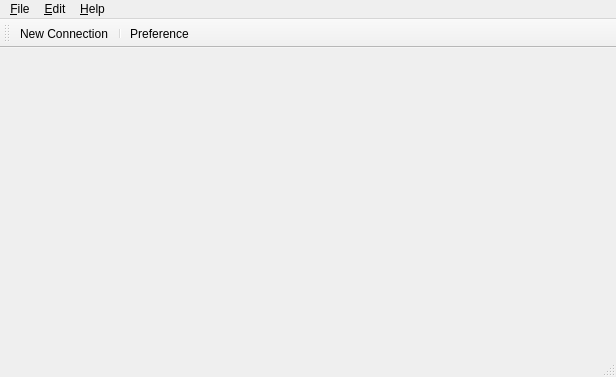
<?xml version="1.0" encoding="UTF-8"?>
<ui version="4.0">
 <class>MainWindow</class>
 <widget class="QMainWindow" name="MainWindow">
  <property name="geometry">
   <rect>
    <x>0</x>
    <y>0</y>
    <width>616</width>
    <height>377</height>
   </rect>
  </property>
  <property name="windowTitle">
   <string>Socket Tool</string>
  </property>
  <widget class="QWidget" name="centralWidget"/>
  <widget class="QMenuBar" name="menuBar">
   <property name="geometry">
    <rect>
     <x>0</x>
     <y>0</y>
     <width>616</width>
     <height>23</height>
    </rect>
   </property>
   <widget class="QMenu" name="menu_File">
    <property name="title">
     <string>&amp;File</string>
    </property>
    <addaction name="actionNewConnect"/>
    <addaction name="separator"/>
    <addaction name="actionQuit"/>
   </widget>
   <widget class="QMenu" name="menu_Connection">
    <property name="title">
     <string>&amp;Edit</string>
    </property>
    <addaction name="actionPreference"/>
   </widget>
   <widget class="QMenu" name="menu_About">
    <property name="title">
     <string>&amp;Help</string>
    </property>
    <addaction name="actionAbout"/>
   </widget>
   <addaction name="menu_File"/>
   <addaction name="menu_Connection"/>
   <addaction name="menu_About"/>
  </widget>
  <widget class="QToolBar" name="mainToolbar">
   <property name="windowTitle">
    <string>Main Toolbar</string>
   </property>
   <property name="movable">
    <bool>true</bool>
   </property>
   <attribute name="toolBarArea">
    <enum>TopToolBarArea</enum>
   </attribute>
   <attribute name="toolBarBreak">
    <bool>false</bool>
   </attribute>
   <addaction name="actionNewConnect"/>
   <addaction name="separator"/>
   <addaction name="actionPreference"/>
  </widget>
  <widget class="QStatusBar" name="statusBar"/>
  <action name="actionNewConnect">
   <property name="icon">
    <iconset>
     <normalon>:/resources/icons/new_connect.png</normalon>
    </iconset>
   </property>
   <property name="text">
    <string>New Connection...</string>
   </property>
   <property name="toolTip">
    <string>Create New Connection</string>
   </property>
   <property name="shortcut">
    <string>Ctrl+N</string>
   </property>
  </action>
  <action name="actionQuit">
   <property name="icon">
    <iconset theme="application-exit">
     <normaloff/>
    </iconset>
   </property>
   <property name="text">
    <string>&amp;Quit</string>
   </property>
  </action>
  <action name="action_Echo_Server">
   <property name="text">
    <string>&amp;Echo Server</string>
   </property>
  </action>
  <action name="actionFTP_Server">
   <property name="text">
    <string>FTP Server</string>
   </property>
  </action>
  <action name="actionAbout">
   <property name="text">
    <string>&amp;About</string>
   </property>
   <property name="shortcut">
    <string>F1</string>
   </property>
  </action>
  <action name="actionPreference">
   <property name="icon">
    <iconset>
     <normalon>:/resources/icons/setting.png</normalon>
    </iconset>
   </property>
   <property name="text">
    <string>Preference</string>
   </property>
  </action>
  <action name="actionImport">
   <property name="text">
    <string>Import...</string>
   </property>
  </action>
  <action name="actionExport">
   <property name="text">
    <string>Export...</string>
   </property>
  </action>
 </widget>
 <layoutdefault spacing="6" margin="11"/>
 <resources/>
 <connections>
  <connection>
   <sender>actionQuit</sender>
   <signal>triggered()</signal>
   <receiver>MainWindow</receiver>
   <slot>close()</slot>
   <hints>
    <hint type="sourcelabel">
     <x>-1</x>
     <y>-1</y>
    </hint>
    <hint type="destinationlabel">
     <x>199</x>
     <y>149</y>
    </hint>
   </hints>
  </connection>
 </connections>
</ui>
